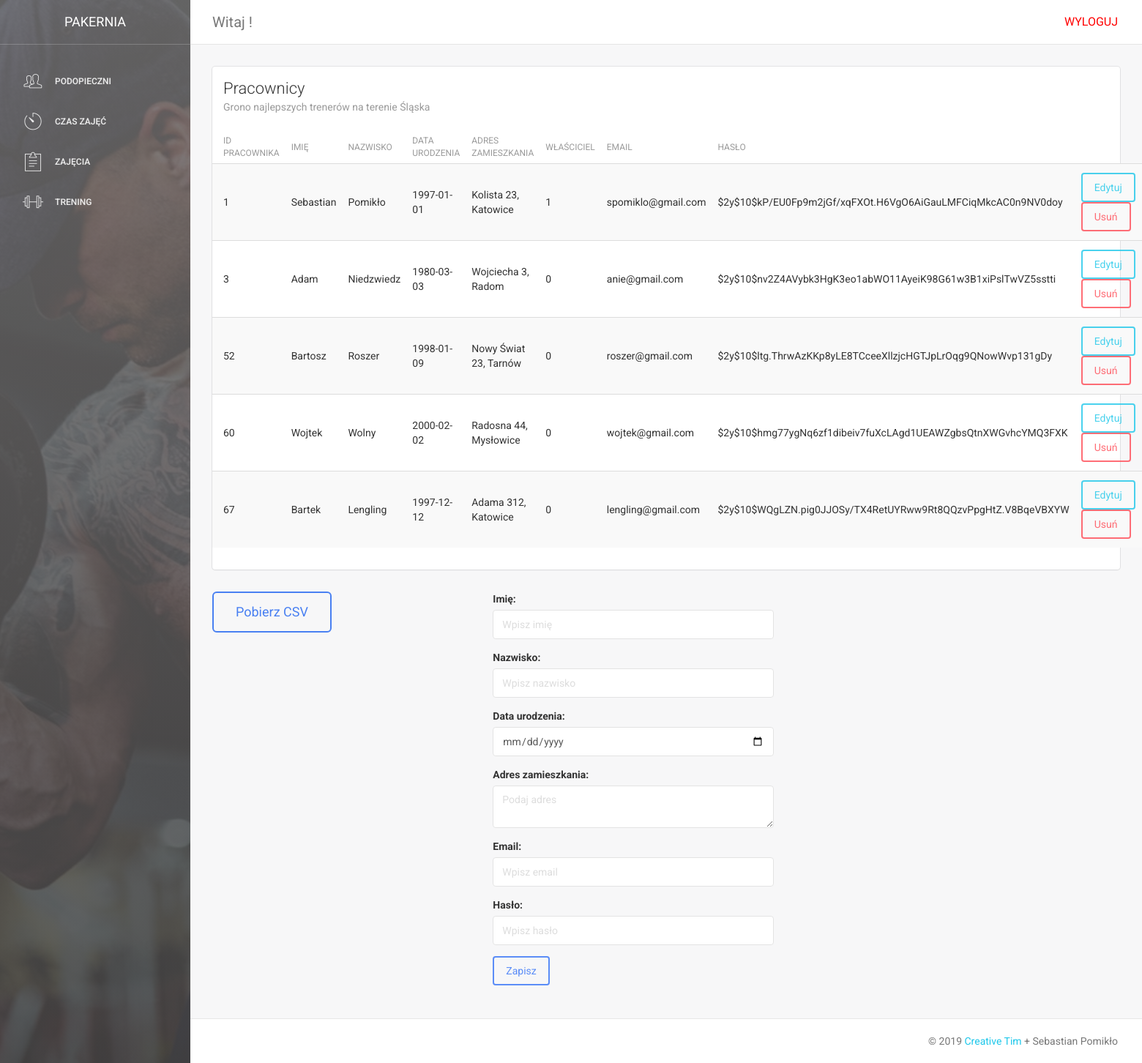
/SILOWNIA/pracownicy.php, run on the app's committed database.
### tables this page shows
CREATE TABLE `pracownicy` (
  `ID_Pracownika` int(10) NOT NULL,
  `Imie` varchar(50) NOT NULL,
  `Nazwisko` varchar(50) NOT NULL,
  `Data_urodzenia` date NOT NULL,
  `Adres_zamieszkania` varchar(100) NOT NULL,
  `Wlasciciel` tinyint(4) NOT NULL,
  `Email` varchar(30) NOT NULL,
  `Haslo` varchar(255) NOT NULL
);

### SILOWNIA/processpracownicy.php (called while the page is built, shortened)
<?php
$update = false;
$imie = '';
$nazwisko = '';
$data = '';
$email = '';
$haslo = '';
$adres ='';
?>

### SILOWNIA/pracownicy.php (the view, shortened to what this page needs)
<?php
   include_once("inc/headnav.php");
   require_once 'processpracownicy.php';?>
<div class="content">
   <div class="container-fluid">
      <div class="row">
         <div class="col-md-12">
            <div class="card">
               <div class="header">
                  <h4 class="title">Pracownicy</h4>
                  <p class="category">Grono najlepszych trenerów na terenie Śląska</p>
               </div>
               <div class="content table-responsive table-full-width">
                  <?php
                     $sql = "SELECT * FROM pracownicy";
                     $result = $polaczenie->query($sql);
                     if($result->num_rows > 0){
                         echo "<table class='table table-hover table-striped'>";
                         echo "<thead class='thead-dark'>";
                         echo "<th>ID Pracownika</th>";
                         echo "<th>Imię</th>";
                         echo "<th>Nazwisko</th>";
                         echo "<th>Data urodzenia</th>";
                         echo "<th>Adres zamieszkania</th>";
                         echo "<th>Właściciel</th>";
                         echo "<th>Email</th>";
                         echo "<th>Hasło</th>";
                         echo "</thead>";
                         echo "<tbody>";
                         while ($row = $result->fetch_assoc()): ?>
                  <tr>
                     <td><?php echo $row['ID_Pracownika']; ?></td>
                     <td><?php echo $row['Imie']; ?></td>
                     <td><?php echo $row['Nazwisko']; ?></td>
                     <td><?php echo $row['Data_urodzenia']; ?></td>
                     <td><?php echo $row['Adres_zamieszkania']; ?></td>
                     <td><?php echo $row['Wlasciciel']; ?></td>
                     <td><?php echo $row['Email']; ?></td>
                     <td><?php echo $row['Haslo']; ?></td>
                     <td><a href="pracownicy.php?edit=<?php echo $row['ID_Pracownika']; ?>" class="btn btn-info">Edytuj</a>
                        <a href="processpracownicy.php?delete=<?php echo $row['ID_Pracownika']; ?>" class="btn btn-danger">Usuń</a>
                     </td>
                  </tr>
                  <?php endwhile; ?>
                  <?php echo "</tbody>";
                     echo "</table>";
                     }
                         ?>
               </div>
            </div>
               <div class="row col-md-4 px-2"><a href="CSV.php" class="btn btn-primary btn-lg active" role="button" aria-pressed="true">Pobierz CSV</a></div>
               <div class="row justify-content-center col-md-4">
         <form action="processpracownicy.php" method="POST">
            <div class="form-group">
               <label for="imie">Imię:</label>
               <input type="text" name="imie" class="form-control" required placeholder="Wpisz imię" value="<?php echo $imie; ?>">
            </div>
            <div class="form-group">
               <label for="nazwisko">Nazwisko:</label>
               <input type="text" name="nazwisko" class="form-control" required placeholder="Wpisz nazwisko" value="<?php echo $nazwisko;?>">
            </div>
            <div class="form-group">
               <label for="data">Data urodzenia:</label>
               <input type="date" name="data" class="form-control" required value="<?php echo $data;?>">
            </div>
            <div class="form-group">
               <label for="adres">Adres zamieszkania:</label>
               <textarea name="adres" id="adres" cols="10" rows="2" required class="form-control"  placeholder="Podaj adres" value="<?php echo $adres; ?>"></textarea>
            </div>
            <div class="form-group">
               <label for="email">Email:</label>
               <input type="email" name="email" class="form-control" required placeholder="Wpisz email" value="<?php echo $email; ?>">
            </div>
            <div class="form-group">
               <label for="haslo">Hasło:</label>
               <input type="password" name="haslo" class="form-control" required placeholder="Wpisz hasło" value="<?php echo $haslo; ?>">
            </div>
            <div class="form-group">
               <?php
                  if($update == true):
                   ?>
               <button type="submit" class="btn btn-info" name="update">Aktualizuj</button>
               <?php else: ?>
               <button type="submit" class="btn btn-primary" name="save">Zapisz</button>
               <?php endif; ?>
            </div>
         </form>
      </div>
      <div class="row col-md-4 px-2"></div>
         </div>
      </div>
   </div>
</div>
<?php
   include_once('inc/footer.php');
   ?>

### data on the page
pracownicy: ID_Pracownika "1", Imie "Sebastian", Nazwisko "Pomikło", Data_urodzenia "1997-01-01", Adres_zamieszkania "Kolista 23, Katowice", Wlasciciel "1", Email "spomiklo@gmail.com", Haslo "$2y$10$kP/EU0Fp9m2jGf/xqFXOt.H6VgO6AiGauLMFCiqMkcAC0n9NV0doy"
pracownicy: ID_Pracownika "3", Imie "Adam", Nazwisko "Niedzwiedz", Data_urodzenia "1980-03-03", Adres_zamieszkania "Wojciecha 3, Radom", Wlasciciel "0", Email "anie@gmail.com", Haslo "$2y$10$nv2Z4AVybk3HgK3eo1abWO11AyeiK98G61w3B1xiPslTwVZ5sstti"
pracownicy: ID_Pracownika "52", Imie "Bartosz", Nazwisko "Roszer", Data_urodzenia "1998-01-09", Adres_zamieszkania "Nowy Świat 23, Tarnów", Wlasciciel "0", Email "roszer@gmail.com", Haslo "$2y$10$ltg.ThrwAzKKp8yLE8TCceeXllzjcHGTJpLrOqg9QNowWvp131gDy"
pracownicy: ID_Pracownika "60", Imie "Wojtek", Nazwisko "Wolny", Data_urodzenia "2000-02-02", Adres_zamieszkania "Radosna 44, Mysłowice", Wlasciciel "0", Email "wojtek@gmail.com", Haslo "$2y$10$hmg77ygNq6zf1dibeiv7fuXcLAgd1UEAWZgbsQtnXWGvhcYMQ3FXK"
pracownicy: ID_Pracownika "67", Imie "Bartek", Nazwisko "Lengling", Data_urodzenia "1997-12-12", Adres_zamieszkania "Adama 312, Katowice", Wlasciciel "0", Email "lengling@gmail.com", Haslo "$2y$10$WQgLZN.pig0JJOSy/TX4RetUYRww9Rt8QQzvPpgHtZ.V8BqeVBXYW"
